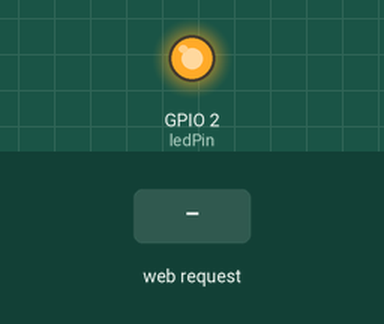
This sketch was run on a simulated ESP8266 (NodeMCU). Shown: output pins drawn as LEDs (lit = HIGH). The test bench sets the inputs (shaded band). WiFi joins after 1.5 s; servers stay silent unless stated; what the sketch prints to the serial monitor is not drawn.

Above: at 3.2 s.
3.3 s: HTTP request GET /lumos received
At 3.8 s:
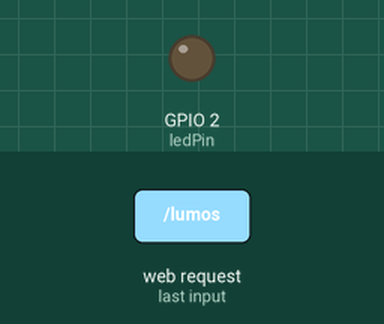
4.8 s: HTTP request GET /nox received
At 6.2 s:
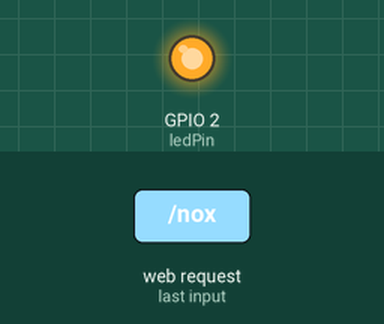
Timing chart, 0 to 7.8 s (numbered marks = the images above; inputs shaded):
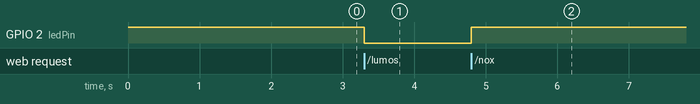

Measured:
- after the input at 3.3 s, GPIO 2 (ledPin): HIGH → LOW at once
- after the input at 4.8 s, GPIO 2 (ledPin): LOW → HIGH at once

The sketch:

sketch1.ino
```cpp
// Библиотека для работы с платой
#include <ESP8266WiFi.h>

// Библиотека для создания сервера, прослушивающего HTTP запросы
#include <ESP8266WebServer.h>

// Данные сети Wi-Fi
const char* ssid = "Nepike";
const char* password = "123453119670";

// Создаем объект server, который будет слушать HTTP-запросы на порту 80 (стандартный порт HTTP)
ESP8266WebServer server(80);

// Создаем объект localIp для хранения локального IP-адреса устройства.
IPAddress localIp;

const int ledPin = 2; // Встроенный светодиод подключен к GPIO-2

void setup() {
  Serial.begin(115200); // Инициализируем последовательный порт для отладки со скоростью 115200 бод
  pinMode(ledPin, OUTPUT); // Установка GPIO-2 как выход
  digitalWrite(ledPin, HIGH); // Выключаем светодиод

  // Подключение к Wi-Fi
  WiFi.begin(ssid, password);

  // Ожидаем пока плата успешно подключится
  while (WiFi.status() != WL_CONNECTED) {
    delay(1000);
    Serial.println("connecting Wi-Fi...");
  }
  Serial.println("connected Wi-Fi!");

  // Получаем IP-адрес устройства и выводим его в консоль
  localIp = WiFi.localIP();
  Serial.print("IP: ");
  Serial.println(localIp); // Именно по этому адресу мы будем обращаться к машинке

  // Настройка HTTP-обработчиков
  server.on("/lumos", HTTP_GET, handle_lumos); // при запросе http://<localIp>/lumos вызывается функция handle_lumos
  server.on("/nox", HTTP_GET, handle_nox); // при запросе http://<localIp>/nox вызывается функция handle_nox

  // Запускаем HTTP-сервер
  server.begin();
}

void loop() {
  // Проверяем, есть ли входящие HTTP-запросы, и вызываем соответствующие обработчики
  server.handleClient();
}


// Функции, обрабатывающие запросы

void handle_lumos() {
  digitalWrite(ledPin, LOW); // Включаем светодиод
  String response = "LED on! IP: " + localIp.toString(); // Формируем сообщение для ответа
  server.send(200, "text/plain", response); // Отправляем ответ
}

void handle_nox() {
  digitalWrite(ledPin, HIGH); // Выключаем светодиод
  String response = "LED off! IP: " + localIp.toString(); // Формируем сообщение для ответа
  server.send(200, "text/plain", response); // Отправляем ответ
}
```
